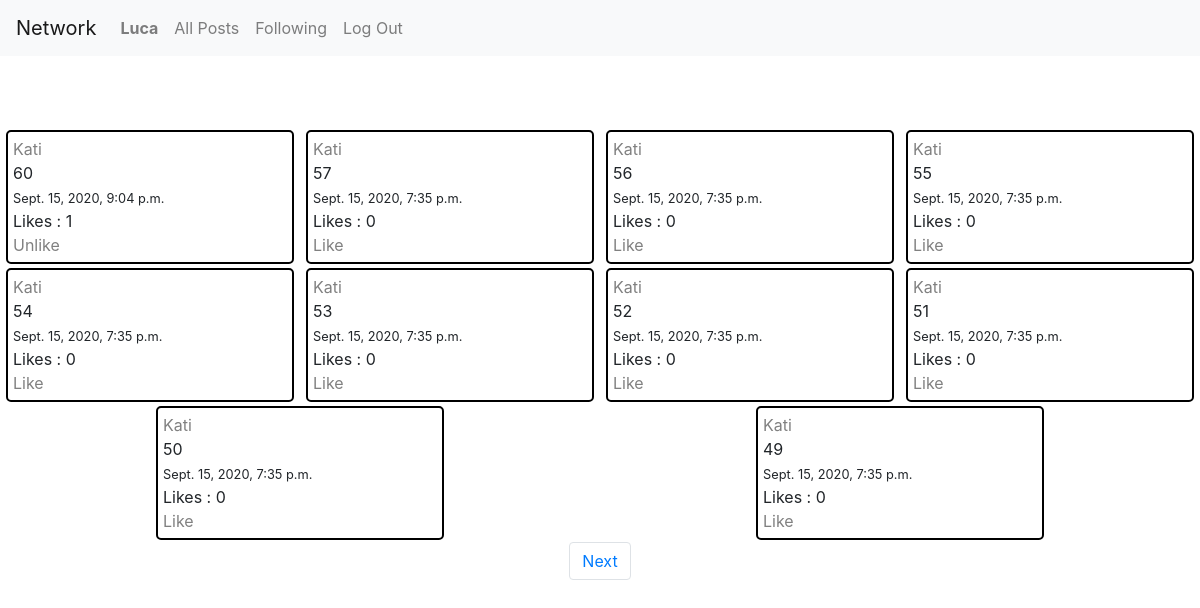
Page /following (signed in) on the committed database.
### network/models.py (models this page shows, shortened)
class User(AbstractUser):
    pass

class Post(models.Model):
    user = models.CharField(max_length=64)
    post = models.TextField()
    timestamp = models.DateTimeField(default=datetime.now, blank=True)
    like = models.ManyToManyField(User, related_name='like', blank=True, null=True)
    liked = models.BooleanField(default=False)

### network/views.py (the view)
# urls.py: path("following", views.follow, name="follow"),
@login_required
def follow(request):
    users= Follow.objects.filter(user=request.user.id)
    following = []
    for user in users:
        following.append(user.following)
    p = Post.objects.filter(user__in=following).order_by("-timestamp")
    post = Paginator(p, 10)
    if request.GET.get('page') == None:
        posts = post.page(1)
    else:
        try:
            posts = post.page(request.GET.get('page'))
        except:
            posts = post.page(1)
    return render(request, "network/following.html", {'posts': posts})

### network/templates/network/following.html (shortened to what this page needs)
{% extends "network/layout.html" %}
{% load static %}
{% block body %}
<br>
<br>
<br>
<div id="all">
    {% for post in posts %}
    <div id='post{{post.id}}' class="post">
        <a href="{% url 'user' post.user %}">{{ post.user }}</a><br>
        <div>{{ post.post }}</div>
        <small>{{ post.timestamp }}</small><br>
        <div id="likes{{post.id}}">Likes : {{ post.like.count }}</div>
<div id="hide{{post.id}}">
    {% if user.is_authenticated and request.user.username != post.user %}
    {% if post in user.like.all%}
        <a href="#" id='like' data-post={{post.id}}><span id="like{{post.id}}">Unlike</span></a><br>
    {% else %}
        <a href="#" id='like' data-post={{post.id}}><span id="like{{post.id}}">Like</span></a><br>
    {% endif %}
    {% endif %}
    </div>
</div>
    {% endfor %}
</div>
<nav aria-label="Page navigation example">
    <ul class="pagination justify-content-center">
      {% if posts.has_next %}
      <li class="page-item">
        <a class="page-link" href="{% url 'follow' %}?page={{posts.next_page_number}}">Next</a>
      </li>
      {% endif %}
    </ul>
  </nav>
{% endblock %}

### network/templates/network/layout.html (shortened to what this page needs)
{% load static %}
<!DOCTYPE html>
<html lang="en">
    <head>
        <link rel="stylesheet" href="https://stackpath.bootstrapcdn.com/bootstrap/4.4.1/css/bootstrap.min.css">
        <link href="{% static 'network/styles.css' %}" rel="stylesheet">
    </head>
    <body>
        <nav class="navbar navbar-expand-lg navbar-light bg-light">
            <a class="navbar-brand" href="#">Network</a>
            <div>
              <ul class="navbar-nav mr-auto">
                {% if user.is_authenticated %}
                    <li class="nav-item">
                        <a class="nav-link" href="{% url 'user' user.username %}"><strong>{{ user.username }}</strong></a>
                    </li>
                {% endif %}
                <li class="nav-item">
                  <a class="nav-link" href="{% url 'index' %}">All Posts</a>
                </li>
                {% if user.is_authenticated %}
                    <li class="nav-item">
                        <a class="nav-link" href="{% url 'follow' %}">Following</a>
                    </li>
                    <li class="nav-item">
                        <a class="nav-link" href="{% url 'logout' %}">Log Out</a>
                    </li>
                {% endif %}
              </ul>
            </div>
          </nav>
        <div class="body">
            {% block body %}
            {% endblock %}
        </div>
    </body>
</html>

### network/static/network/styles.css (style rules this page uses)
.post, .edit { margin: 2px; padding : 5px; border : 2px solid black; border-radius: 5px; width: 24%; word-wrap: break-word; }
#all { display: flex; flex-wrap: wrap; justify-content: space-around; }
a { color: gray; }

### rows in the picture
User: username "Luca"
Post: user "Kati", post "60", timestamp "Sept. 15, 2020, 9:04 p.m.", like.count "1"
Post: user "Kati", post "57", timestamp "Sept. 15, 2020, 7:35 p.m.", like.count "0"
Post: user "Kati", post "56", timestamp "Sept. 15, 2020, 7:35 p.m.", like.count "0"
Post: user "Kati", post "55", timestamp "Sept. 15, 2020, 7:35 p.m.", like.count "0"
Post: user "Kati", post "54", timestamp "Sept. 15, 2020, 7:35 p.m.", like.count "0"
Post: user "Kati", post "53", timestamp "Sept. 15, 2020, 7:35 p.m.", like.count "0"
Post: user "Kati", post "52", timestamp "Sept. 15, 2020, 7:35 p.m.", like.count "0"
Post: user "Kati", post "51", timestamp "Sept. 15, 2020, 7:35 p.m.", like.count "0"
Post: user "Kati", post "50", timestamp "Sept. 15, 2020, 7:35 p.m.", like.count "0"
Post: user "Kati", post "49", timestamp "Sept. 15, 2020, 7:35 p.m.", like.count "0"
